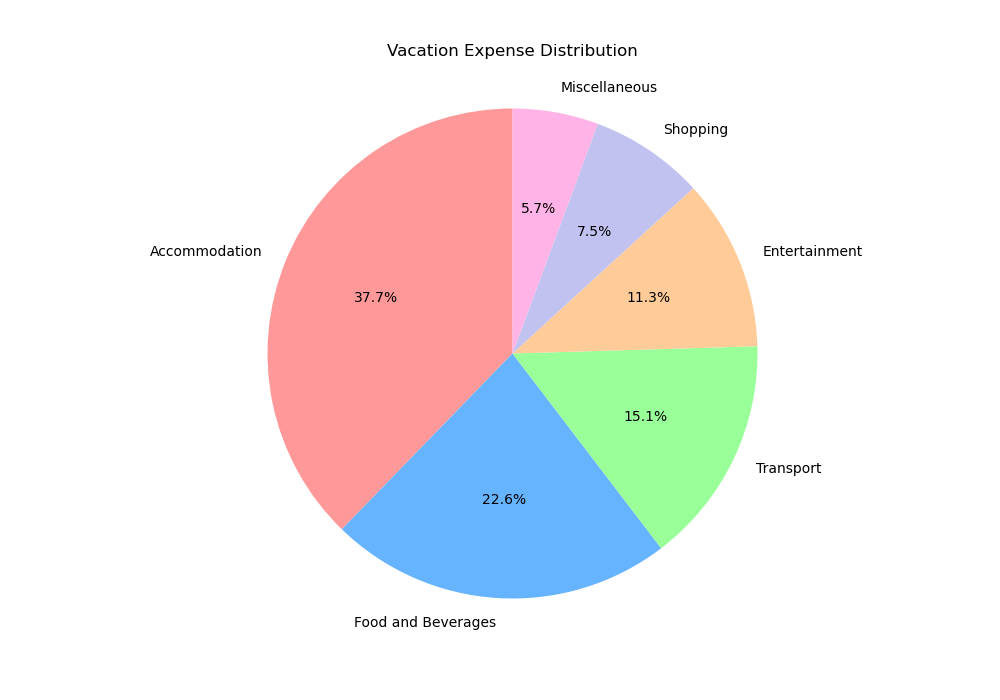

Write the Python code that produced this figure.

import matplotlib.pyplot as plt

labels = 'Accommodation', 'Food and Beverages', 'Transport', 'Entertainment', 'Shopping', 'Miscellaneous'
sizes = [500, 300, 200, 150, 100, 75]
colors = ['#ff9999', '#66b3ff', '#99ff99', '#ffcc99', '#c2c2f0', '#ffb3e6']

plt.figure(figsize=(10,7))
plt.pie(sizes, labels=labels, colors=colors, autopct='%1.1f%%', startangle=90)

plt.title('Vacation Expense Distribution', pad=20)
plt.axis('equal')  
plt.show()
